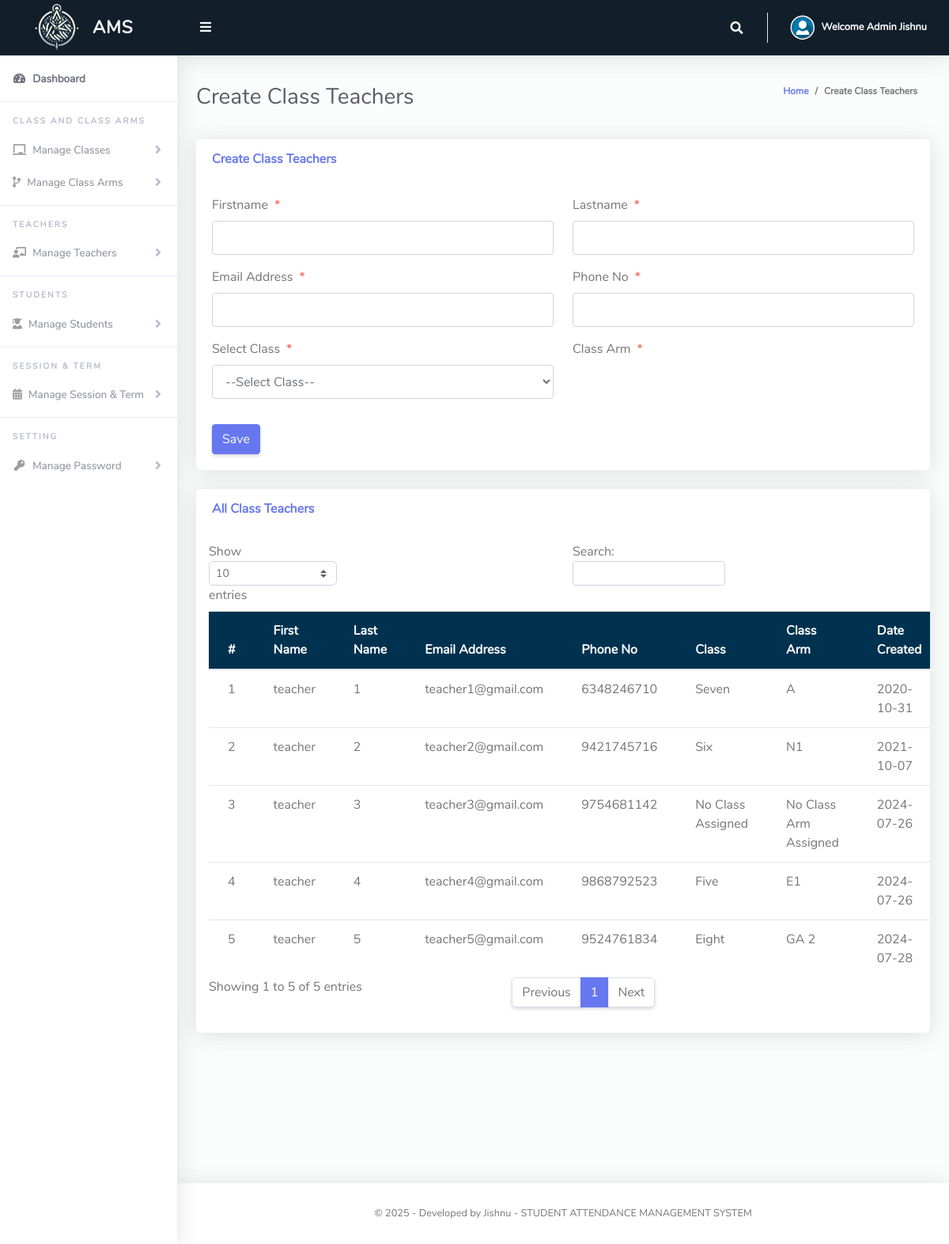
/Admin/createClassTeacher.php (signed in), run on the app's committed database.
### tables this page shows
CREATE TABLE `tblclassteacher` (
  `Id` int(10) NOT NULL,
  `firstName` varchar(255) NOT NULL,
  `lastName` varchar(255) NOT NULL,
  `emailAddress` varchar(255) NOT NULL,
  `password` varchar(255) NOT NULL,
  `phoneNo` varchar(50) NOT NULL,
  `classId` varchar(10) NOT NULL,
  `classArmId` varchar(10) NOT NULL,
  `dateCreated` varchar(50) NOT NULL
);

### Admin/createClassTeacher.php (the view, shortened to what this page needs)
<?php
include '../Includes/dbcon.php';
?>
<!DOCTYPE html>
<html lang="en">
<head>
  <link href="../vendor/fontawesome-free/css/all.min.css" rel="stylesheet" type="text/css">
  <link href="../vendor/bootstrap/css/bootstrap.min.css" rel="stylesheet" type="text/css">
  <link href="css/ruang-admin.min.css" rel="stylesheet">
</head>
<body id="page-top">
  <div id="wrapper">
    <?php include "Includes/sidebar.php"; ?>
    <div id="content-wrapper" class="d-flex flex-column">
      <div id="content">
        <?php include "Includes/topbar.php"; ?>
        <div class="container-fluid" id="container-wrapper">
          <div class="d-sm-flex align-items-center justify-content-between mb-4">
            <h1 class="h3 mb-0 text-gray-800">Create Class Teachers</h1>
            <ol class="breadcrumb">
              <li class="breadcrumb-item"><a href="./">Home</a></li>
              <li class="breadcrumb-item active" aria-current="page">Create Class Teachers</li>
            </ol>
          </div>
          <div class="row">
            <div class="col-lg-12">
              <div class="card mb-4">
                <div class="card-header py-3 d-flex flex-row align-items-center justify-content-between">
                  <h6 class="m-0 font-weight-bold text-primary">Create Class Teachers</h6>
                </div>
                <div class="card-body">
                  <form method="post">
                    <div class="form-group row mb-3">
                      <div class="col-xl-6">
                        <label class="form-control-label">Firstname<span class="text-danger ml-2">*</span></label>
                        <input type="text" class="form-control" required name="firstName" value="<?php echo $row['firstName']; ?>" id="exampleInputFirstName">
                      </div>
                      <div class="col-xl-6">
                        <label class="form-control-label">Lastname<span class="text-danger ml-2">*</span></label>
                        <input type="text" class="form-control" required name="lastName" value="<?php echo $row['lastName']; ?>" id="exampleInputFirstName">
                      </div>
                    </div>
                    <div class="form-group row mb-3">
                      <div class="col-xl-6">
                        <label class="form-control-label">Email Address<span class="text-danger ml-2">*</span></label>
                        <input type="email" class="form-control" required name="emailAddress" value="<?php echo $row['emailAddress']; ?>" id="exampleInputFirstName">
                      </div>
                      <div class="col-xl-6">
                        <label class="form-control-label">Phone No<span class="text-danger ml-2">*</span></label>
                        <input type="text" class="form-control" name="phoneNo" value="<?php echo $row['phoneNo']; ?>" id="exampleInputFirstName">
                      </div>
                    </div>
                    <div class="form-group row mb-3">
                      <div class="col-xl-6">
                        <label class="form-control-label">Select Class<span class="text-danger ml-2">*</span></label>
                        <?php
                        $qry = "SELECT * FROM tblclass ORDER BY className ASC";
                        $result = $conn->query($qry);
                        $num = $result->num_rows;
                        if ($num > 0) {
                          echo ' <select required name="classId" onchange="classArmDropdown(this.value)" class="form-control mb-3">';
                          echo '<option value="">--Select Class--</option>';
                          echo '</select>';
                        }
                        ?>
                      </div>
                      <div class="col-xl-6">
                        <label class="form-control-label">Class Arm<span class="text-danger ml-2">*</span></label>
                      </div>
                    </div>
                    <?php
                    if (isset($Id)) {
                    ?>
                      <button type="submit" name="update" class="btn btn-warning">Update</button>
                      &nbsp;&nbsp;&nbsp;&nbsp;&nbsp;&nbsp;&nbsp;&nbsp;&nbsp;&nbsp;
                    <?php
                    } else {
                    ?>
                      <button type="submit" name="save" class="btn btn-primary">Save</button>
                    <?php
                    }
                    ?>
                  </form>
                </div>
              </div>
              <div class="row">
                <div class="col-lg-12">
                  <div class="card mb-4">
                    <div class="card-header py-3 d-flex flex-row align-items-center justify-content-between">
                      <h6 class="m-0 font-weight-bold text-primary">All Class Teachers</h6>
                    </div>
                    <div class="table-responsive p-3">
                      <table class="table align-items-center table-flush table-hover" id="dataTableHover">
                        <thead class="thead-light">
                          <tr>
                            <th>#</th>
                            <th>First Name</th>
                            <th>Last Name</th>
                            <th>Email Address</th>
                            <th>Phone No</th>
                            <th>Class</th>
                            <th>Class Arm</th>
                            <th>Date Created</th>
                          </tr>
                        </thead>
                        <tbody>
                          <?php
                          $query = "SELECT
            tc.Id,
            tc.firstName,
            tc.lastName,
            tc.emailAddress,
            tc.phoneNo,
            IFNULL(tcl.className, 'No Class Assigned') AS className,
            IFNULL(tca.classArmName, 'No Class Arm Assigned') AS classArmName,
            tc.dateCreated
          FROM
            tblclassteacher tc
          LEFT JOIN
            tblclass tcl ON tc.classId = tcl.Id
          LEFT JOIN
            tblclassarms tca ON tc.classArmId = tca.Id";
                          $rs = $conn->query($query);
                          $num = $rs->num_rows;
                          $sn = 1;
                          if ($num > 0) {
                            while ($rows = $rs->fetch_assoc()) {
                              echo "
                                <tr>
                                  <td>" . $sn++ . "</td>
                                  <td>" . $rows['firstName'] . "</td>
                                  <td>" . $rows['lastName'] . "</td>
                                  <td>" . $rows['emailAddress'] . "</td>
                                  <td>" . $rows['phoneNo'] . "</td>
                                  <td>" . $rows['className'] . "</td>
                                  <td>" . $rows['classArmName'] . "</td>
                                  <td>" . $rows['dateCreated'] . "</td>
                                  <td><a href='?action=edit&Id=" . $rows['Id'] . "'><i class='fas fa-fw fa-edit'></i></a></td>
                                  <td><a href='?action=delete&Id=" . $rows['Id'] . "&classArmId=" . $rows['classArmId'] . "'><i class='fas fa-fw fa-trash'></i></a></td>
                                </tr>";
                            }
                          } else {
                            echo '<tr><td colspan="9" class="text-center">No records found</td></tr>';
                          }
                          ?>
                        </tbody>
                      </table>
                    </div>
                  </div>
                </div>
              </div>
            </div>
          </div>
        </div>
        <?php include "Includes/footer.php"; ?>
      </div>
    </div>
</body>
</html>

### Admin/Includes/topbar.php (shortened to what this page needs)
<?php
  $query = "SELECT * FROM tbladmin WHERE Id = ".$_SESSION['userId']."";
  $rs = $conn->query($query);
  $rows = $rs->fetch_assoc();
  $FName = $rows['firstName'];
?>
<nav class="navbar navbar-expand navbar-light  topbar mb-4 static-top" style="background-color: #121F2B;">
          <button id="sidebarToggleTop" class="btn btn-link rounded-circle mr-3">
            <i class="fa fa-bars"></i>
          </button>
          <ul class="navbar-nav ml-auto">
            <li class="nav-item dropdown no-arrow">
              <a class="nav-link dropdown-toggle" href="#" id="searchDropdown" role="button" data-toggle="dropdown"
                aria-haspopup="true" aria-expanded="false">
                <i class="fas fa-search fa-fw"></i>
              </a>
            </li>
            <li class="nav-item dropdown no-arrow">
              <a class="nav-link dropdown-toggle" href="#" id="userDropdown" role="button" data-toggle="dropdown"
                aria-haspopup="true" aria-expanded="false">
                <img class="img-profile rounded-circle border-0 " src="img/user.svg" style="max-width: 60px">
                <span class="ml-2 d-none d-lg-inline text-white small"><b>Welcome Admin <?php echo $FName;?></b></span>
              </a>
            </li>
          </ul>
        </nav>

### data on the page
tblclassteacher: firstName "teacher", lastName "1", emailAddress "teacher1@gmail.com", phoneNo "6348246710", className "Seven", classArmName "A", dateCreated "2020-10-31"
tblclassteacher: firstName "teacher", lastName "2", emailAddress "teacher2@gmail.com", phoneNo "9421745716", className "Six", classArmName "N1", dateCreated "2021-10-07"
tblclassteacher: firstName "teacher", lastName "3", emailAddress "teacher3@gmail.com", phoneNo "9754681142", className "No Class Assigned", classArmName "No Class Arm Assigned", dateCreated "2024-07-26"
tblclassteacher: firstName "teacher", lastName "4", emailAddress "teacher4@gmail.com", phoneNo "9868792523", className "Five", classArmName "E1", dateCreated "2024-07-26"
tblclassteacher: firstName "teacher", lastName "5", emailAddress "teacher5@gmail.com", phoneNo "9524761834", className "Eight", classArmName "GA 2", dateCreated "2024-07-28"

### other printed values
$FName "Jishnu"
